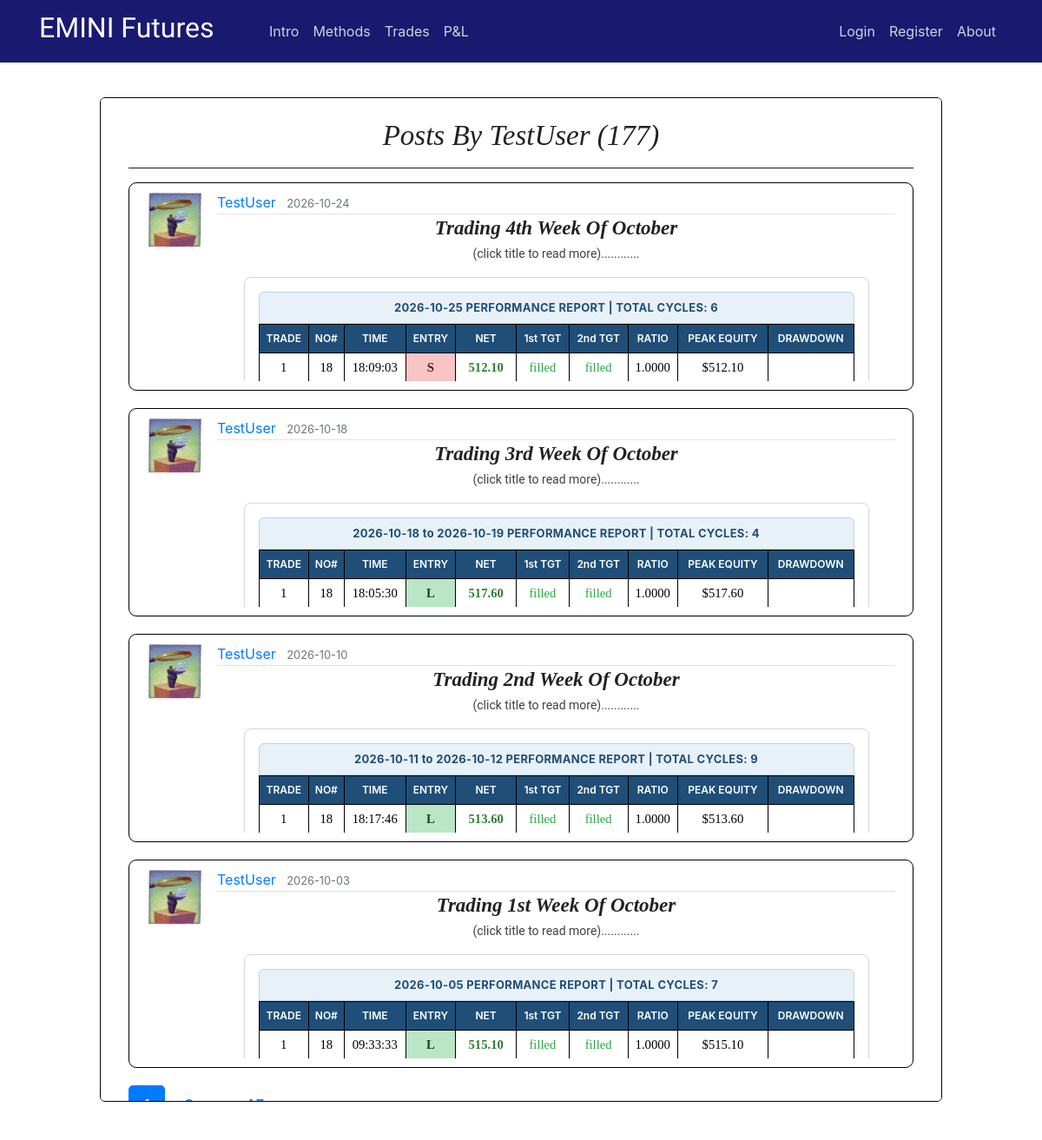
Page /user/TestUser on the committed database.
### flaskblog/models.py (models this page shows, shortened)
class User(db.Model, UserMixin):
    id = db.Column(db.Integer, primary_key=True)
    username = db.Column(db.String(20), unique=True, nullable=False)
    email = db.Column(db.String(120), unique=True, nullable=False)
    image_file = db.Column(db.String(20), nullable=False, default='default.jpg')
    password = db.Column(db.String(60), nullable=False)
    posts = db.relationship('Post', backref='author', lazy=True)

class Post(db.Model):
    id = db.Column(db.Integer, primary_key=True)
    title = db.Column(db.String(100), nullable=False)
    date_posted = db.Column(db.DateTime, nullable=False, default=datetime.utcnow)
    content = db.Column(db.Text, nullable=False)
    user_id = db.Column(db.Integer, db.ForeignKey('user.id'), nullable=False)
    teaser_title = db.Column(db.Text, nullable=True)
    teaser_details = db.Column(db.Text, nullable=True)
    teaser_caption = db.Column(db.Text, nullable=True)
    teaser_img = db.Column(db.Text, nullable=True)
    teaser_content = db.Column(db.Text, nullable=True)
    teaser_wkid = db.Column(db.Text, nullable=True)

### flaskblog/users/routes.py (the view)
@users.route("/user/<string:username>")
def user_posts(username):
    page = request.args.get('page', 1, type=int)
    user = User.query.filter_by(username=username).first_or_404()
    posts = Post.query.filter_by(author=user)\
        .order_by(Post.date_posted.desc())\
        .paginate(page=page, per_page=4)
    return render_template('user_posts.html', posts=posts, user=user)

### flaskblog/templates/user_posts.html
{% extends "layout.html" %}
{% block content %}
<div class="intro-page" style="height: 77vh;overflow: auto;">
  <div class="intro-inner-div" style="height:auto;background-color:white;border-radius:5px;">
    <center><br><h1 class="hero-header">Posts by {{ user.username }} ({{ posts.total }})</h1><hr></center>
    {% for post in posts.items %}
        <article class="media content-section" style="max-height:280px;">
          <img class="article-img" src="{{ url_for('static', filename='profile_pics/' + post.author.image_file) }}">
          <div class="media-body">
            <div class="article-metadata">
              <a class="mr-2" href="{{ url_for('users.user_posts', username=post.author.username) }}">{{ post.author.username }}</a>
              <small class="text-muted">{{ post.date_posted.strftime('%Y-%m-%d') }}</small>
            </div>
            <center><a href="{{ url_for('posts.post', post_id=post.id) }}"><h3 class="hero-header"><b>{{ post.title }}</b></h3></a>
            <p class="teaser-content" >(click title to read more)............</p></center>
            <p class="teaser-content" ><div style="overflow:hidden;max-height:120px;">
              {{ post.content|safe }}
            </p>
        </article>
    {% endfor %}
    {% for page_num in posts.iter_pages(left_edge=1, right_edge=1, left_current=1, right_current=2) %}
      {% if page_num %}
        {% if posts.page == page_num %}
          <a class="btn btn-primary btn-lg mb-8" href="{{ url_for('users.user_posts', username=user.username, page=page_num) }}">{{ page_num }}</a>
        {% else %}
          <a class="btn btn-primary-info btn-lg mb-8" href="{{ url_for('users.user_posts', username=user.username, page=page_num) }}">{{ page_num }}</a>
        {% endif %}
      {% else %}
        ...
      {% endif %}
    {% endfor %}
  </div>
</div>
{% endblock content %}

### flaskblog/static/main.css (style rules this page uses)
body { margin-top: 5rem; }
.intro-page { border-radius: 6px; border: 1px solid black; background-color: white; padding-right: 12px; padding-left: 12px; }
.intro-inner-div { height: 75vh; overflow: auto; padding-right: 20px; padding-left: 20px; }
hr { margin-top: 1rem; margin-bottom: 1rem; border: 0; border-top: 1px solid rgba(0, 0, 0, 0.89); }
p.teaser-content { color: #414141; font-size: 14px; font-family: 'Roboto', Arial, 'Helvetica Neue', Helvetica, sans-serif; line-height: 1.5; }
.content-section { background: #ffffff; padding: 10px 20px; border: 1px solid #000000; border-radius: 9px; margin-bottom: 20px; }
.article-img { height: 65px; width: 65px; margin-right: 16px; }
.article-metadata { padding-bottom: 1px; margin-bottom: 4px; border-bottom: 1px solid #e3e3e3 }

### flaskblog/static/study.css (style rules this page uses)
h1.hero-header { color: #222; text-transform: capitalize; font-weight: 400; font-style: italic; font-size: 28px; font-family: Baskerville, 'Baskerville Old Face', 'Hoefler Text', Garamond, 'Times New Roman', serif; }
h3.hero-header { color: #222; text-transform: capitalize; font-weight: 400; font-style: italic; font-size: 28px; font-family: Baskerville, 'Baskerville Old Face', 'Hoefler Text', Garamond, 'Times New Roman', serif; }
h3 { font-weight: 700; line-height: 1; }
@media screen and (min-width: 25rem) { h1.hero-header { font-size: 33px; } }
@media screen and (min-width: 25rem) { h3.hero-header { font-size: 23px; } }

### flaskblog/static/modal.css (style rules this page uses)
img { margin-bottom: -4px; }

### flaskblog/static/stylesheet.css (style rules this page uses)
tr { mso-height-source:auto; mso-ruby-visibility:none; }
td { mso-style-parent:style0; padding-top:1px; padding-right:1px; padding-left:1px; mso-ignore:padding; mso-number-format:"General"; text-align:general; vertical-align:bottom; white-space:nowrap; mso-rotate:0; mso-pattern:auto; mso-background-source:auto; color:#000000; font-size:11.0pt; font-weight:400; font-style:normal; text-decoration:none; font-family:Calibri; mso-generic-font-family:auto; mso-font-charset:134; border:none; mso-protection:locked visible; }

### rows in the picture
User: username "TestUser"
Post: image_file (picture), author.username "TestUser", date_posted "2026-10-24", title "Trading 4th Week Of October", content "2026-10-25 PERFORMANCE REPORT | TOTAL CYCLES: 6 TRADE NO# TIME ENTRY NET 1st TGT 2nd TGT RATIO PEAK EQUITY DRAWDOWN 1 18 18:09:03 S 512.10 filled filled 1.0000 $512.10"
Post: image_file (picture), author.username "TestUser", date_posted "2026-10-18", title "Trading 3rd Week Of October", content "2026-10-18 to 2026-10-19 PERFORMANCE REPORT | TOTAL CYCLES: 4 TRADE NO# TIME ENTRY NET 1st TGT 2nd TGT RATIO PEAK EQUITY DRAWDOWN 1 18 18:05:30 L 517.60 filled filled 1.0000 $517.60"
Post: image_file (picture), author.username "TestUser", date_posted "2026-10-10", title "Trading 2nd Week Of October", content "2026-10-11 to 2026-10-12 PERFORMANCE REPORT | TOTAL CYCLES: 9 TRADE NO# TIME ENTRY NET 1st TGT 2nd TGT RATIO PEAK EQUITY DRAWDOWN 1 18 18:17:46 L 513.60 filled filled 1.0000 $513.60"
Post: image_file (picture), author.username "TestUser", date_posted "2026-10-03", title "Trading 1st Week Of October", content "2026-10-05 PERFORMANCE REPORT | TOTAL CYCLES: 7 TRADE NO# TIME ENTRY NET 1st TGT 2nd TGT RATIO PEAK EQUITY DRAWDOWN 1 18 09:33:33 L 515.10 filled filled 1.0000 $515.10"

### other values in the picture
{{ posts.total }} "177"
